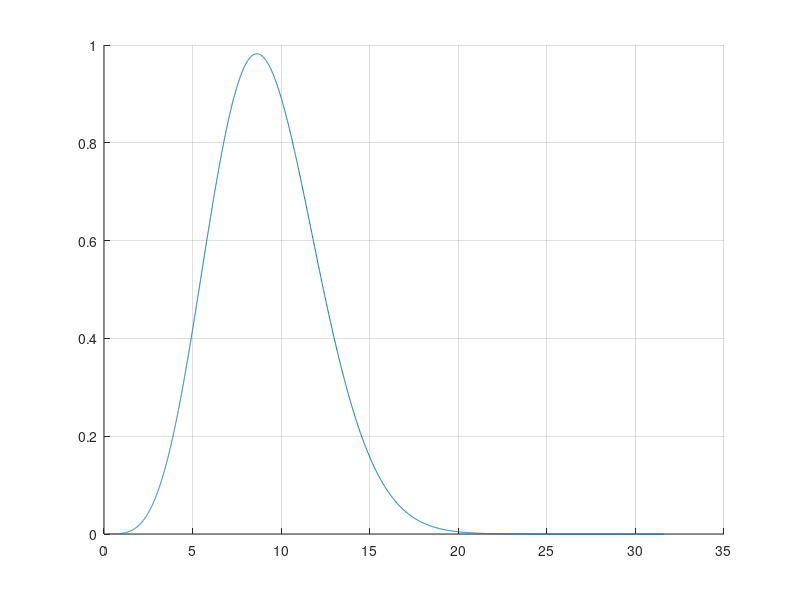

This chart was generated by the following MATLAB code:
%%
% clear all;
% N = 20000;
% 
% blerEst = (0.1 ^ (1/100)) .^ (200:399);
% 
% estErr = sqrt(blerEst .* (1- blerEst) / (N - 1));
% 
% figure(1); hold on; grid on;
% plot(blerEst, estErr);
% 
% figure(2); hold on; grid on;
% plot(blerEst, 3*estErr ./ blerEst);

%%
% clear all;
% 
% theBler = 0.001;
% nSample = 500;
% nTest = 100000;
% tmpV = rand(nSample, nTest);
% estBler = sum(tmpV < theBler, 1) ./ nSample;
% mean(estBler)
% histogram(estBler);

%%
% clear all;
% 
% snrdB_List = -15:0.01:30;
% 
% M = 4;
% baseOffset = -pow2db(sum(pow2(2:2:M)));
% itemOffset = 3 * 2 * (1:(M/2))';
% itemSinr = snrdB_List + baseOffset + itemOffset;
% itemNoisePower = db2pow(-(itemSinr));
% totalNoisePow = mean(itemNoisePower, 1);
% effSnrdB_List = -pow2db(totalNoisePow);
% figure(1); hold on; grid on;
% plot(snrdB_List, effSnrdB_List);

%%
clear all;
BB = -1/(2*(8.63^2)); C = 4;
snrdB_List = -20:0.01:30; snrLin = db2mag(snrdB_List);
tmpY = exp(C*(BB*(snrLin .^ 2) + log(snrLin)));
%tmpY = tmpY ./ sum(tmpY);
figure(1); hold on; grid on; plot(snrLin, (0.9821/max(tmpY))*tmpY);
